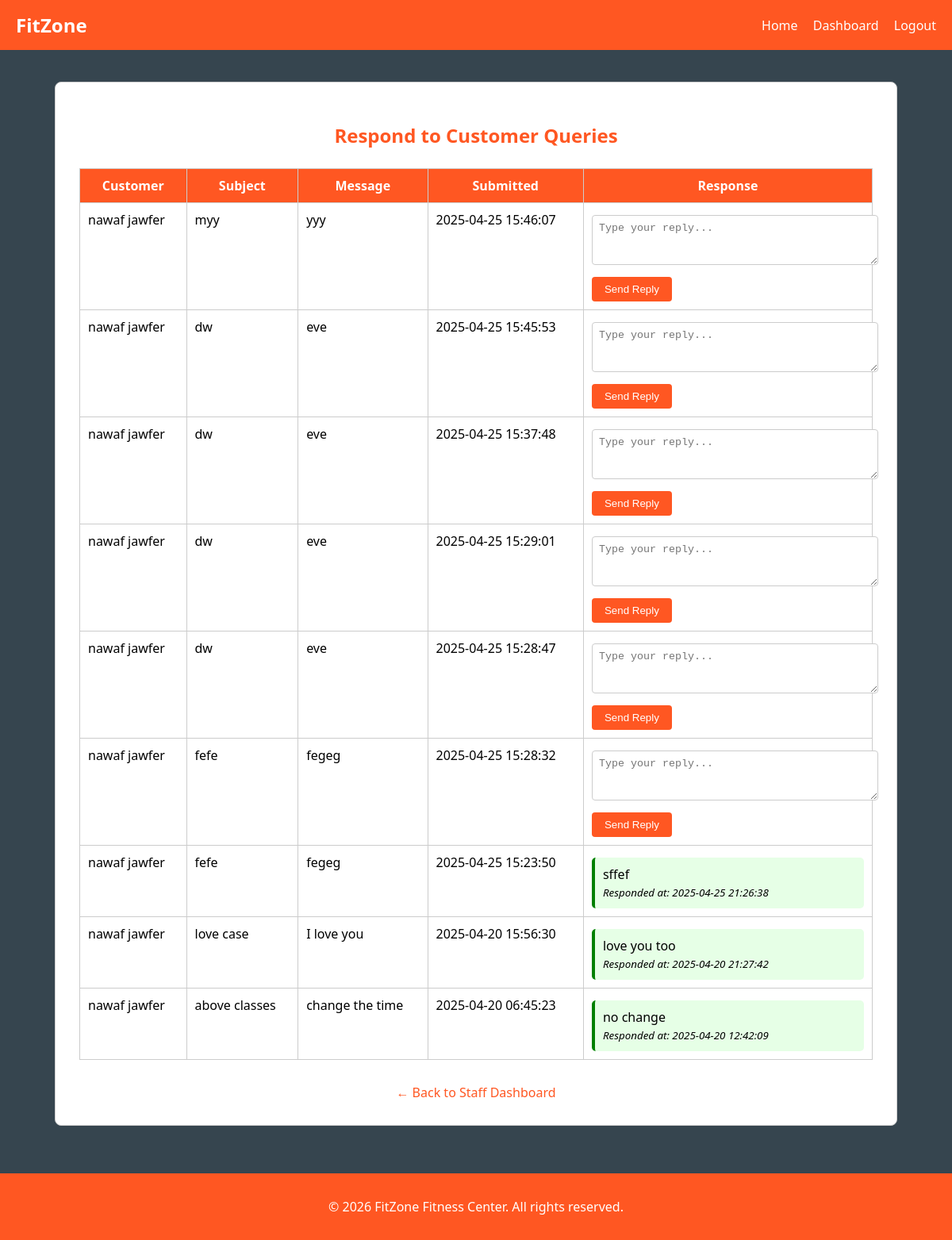
Screenshot of /Pages/view_queries_staff.php (signed in) with the database file from the repository.
### tables this page shows
CREATE TABLE IF NOT EXISTS `queries` (
  `Query_ID` int NOT NULL AUTO_INCREMENT,
  `Admission_Number` int NOT NULL,
  `Subject` varchar(255) NOT NULL,
  `Message` text NOT NULL,
  `Submitted_At` timestamp NOT NULL DEFAULT CURRENT_TIMESTAMP,
  `Response` text NOT NULL,
  `Responded_At` datetime NOT NULL,
  PRIMARY KEY (`Query_ID`)
);

CREATE TABLE IF NOT EXISTS `users1` (
  `Admission_Number` int NOT NULL AUTO_INCREMENT,
  `Full_Name` varchar(100) NOT NULL,
  `NIC` varchar(50) NOT NULL,
  `Address` text NOT NULL,
  `Email` varchar(100) NOT NULL,
  `Phone_Number` varchar(20) NOT NULL,
  `Weight` varchar(10) NOT NULL,
  `Height` varchar(10) NOT NULL,
  `Username` varchar(50) NOT NULL,
  `Password` varchar(255) NOT NULL,
  `Role` varchar(30) NOT NULL DEFAULT 'Customer',
  PRIMARY KEY (`Admission_Number`)
);

### Pages/view_queries_staff.php (the view, shortened to what this page needs)
<?php
$conn = new mysqli("localhost", "root", "", "fitzone1");
$results = $conn->query("SELECT q.*, u.Full_Name FROM queries q JOIN users1 u ON u.Admission_Number = q.Admission_Number ORDER BY q.Submitted_At DESC");
?>
<!DOCTYPE html>
<html>
<head>
</head>
<body>
  <div class="navbar">
    <div class="logo">FitZone</div>
    <div>
      <a href="index.php">Home</a>
      <a href="staff_dashboard.php">Dashboard</a>
      <a href="logout.php">Logout</a>
    </div>
  </div>
  <div class="container">
    <h2>Respond to Customer Queries</h2>
    <table>
      <tr>
        <th>Customer</th>
        <th>Subject</th>
        <th>Message</th>
        <th>Submitted</th>
        <th>Response</th>
      </tr>
      <?php while ($row = $results->fetch_assoc()): ?>
        <tr>
          <td><?php echo htmlspecialchars($row["Full_Name"]); ?></td>
          <td><?php echo htmlspecialchars($row["Subject"]); ?></td>
          <td><?php echo nl2br(htmlspecialchars($row["Message"])); ?></td>
          <td><?php echo $row["Submitted_At"]; ?></td>
          <td>
            <?php if (!empty($row["Response"])): ?>
              <div class="response-box">
                <?php echo nl2br(htmlspecialchars($row["Response"])); ?><br>
                <small><em>Responded at: <?php echo $row["Responded_At"]; ?></em></small>
              </div>
            <?php else: ?>
              <form method="POST">
                <textarea name="response" rows="3" placeholder="Type your reply..." required></textarea>
                <button type="submit">Send Reply</button>
              </form>
            <?php endif; ?>
          </td>
        </tr>
      <?php endwhile; ?>
    </table>
    <div class="back">
      <a href="staff_dashboard.php">← Back to Staff Dashboard</a>
    </div>
  </div>
  <div class="footer">
    <p>&copy; <?php echo date("Y"); ?> FitZone Fitness Center. All rights reserved.</p>
  </div>
</body>
</html>

### Pages/view_queries_staff.php (style rules this page uses)
body { font-family: 'Segoe UI', sans-serif; margin: 0; padding: 0; background-color: #36454F; }
.navbar { background-color: #ff5722; color: white; padding: 15px 20px; display: flex; justify-content: space-between; align-items: center; }
.navbar .logo { font-size: 24px; font-weight: bold; }
.navbar a { color: white; margin-left: 15px; text-decoration: none; }
.container { max-width: 1000px; margin: 40px auto; background: white; padding: 30px; border-radius: 8px; border: 1px solid #ccc; }
h2 { text-align: center; color: #ff5722; margin-bottom: 25px; }
table { width: 100%; border-collapse: collapse; margin-top: 15px; }
th, td { border: 1px solid #ccc; padding: 10px; vertical-align: top; }
th { background-color: #ff5722; color: white; }
textarea { width: 100%; padding: 8px; margin-top: 5px; border-radius: 4px; border: 1px solid #ccc; }
button { margin-top: 10px; padding: 8px 16px; background-color: #ff5722; color: white; border: none; border-radius: 4px; cursor: pointer; }
.response-box { background-color: #e6ffe6; padding: 10px; border-left: 4px solid green; border-radius: 5px; margin-top: 5px; }
.back { text-align: center; margin-top: 30px; }
.back a { color: #ff5722; text-decoration: none; }
.footer { background-color: #ff5722; color: white; text-align: center; padding: 15px 0; margin-top: 60px; }

### rows the page displays
queries: users1.Full_Name "nawaf jawfer", Subject "myy", Message "yyy", Submitted_At "2025-04-25 15:46:07"
queries: users1.Full_Name "nawaf jawfer", Subject "dw", Message "eve", Submitted_At "2025-04-25 15:45:53"
queries: users1.Full_Name "nawaf jawfer", Subject "dw", Message "eve", Submitted_At "2025-04-25 15:37:48"
queries: users1.Full_Name "nawaf jawfer", Subject "dw", Message "eve", Submitted_At "2025-04-25 15:29:01"
queries: users1.Full_Name "nawaf jawfer", Subject "dw", Message "eve", Submitted_At "2025-04-25 15:28:47"
queries: users1.Full_Name "nawaf jawfer", Subject "fefe", Message "fegeg", Submitted_At "2025-04-25 15:28:32"
queries: users1.Full_Name "nawaf jawfer", Subject "fefe", Message "fegeg", Submitted_At "2025-04-25 15:23:50", Response "sffef", Responded_At "2025-04-25 21:26:38"
queries: users1.Full_Name "nawaf jawfer", Subject "love case", Message "I love you", Submitted_At "2025-04-20 15:56:30", Response "love you too", Responded_At "2025-04-20 21:27:42"
queries: users1.Full_Name "nawaf jawfer", Subject "above classes", Message "change the time", Submitted_At "2025-04-20 06:45:23", Response "no change", Responded_At "2025-04-20 12:42:09"
